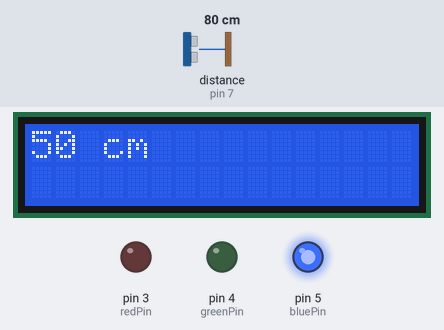
The sketch below on a simulated Arduino Uno, built with avr-gcc and run on an emulated ATmega328P. Parts: 16×2 character LCD, output pins drawn as LEDs (lit = HIGH). The test bench sets the inputs (shaded band); at power-on: distance to the obstacle (sensor on pin 7) 80 cm. The echo pulse lasts 58.3 µs per cm.

Above: at 1.2 s.
1.3 s: distance to the obstacle (sensor on pin 7) set to 36 cm
At 2.5 s:
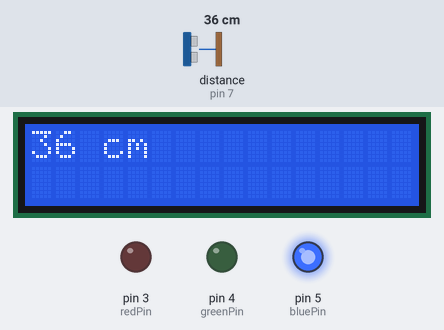
2.8 s: distance to the obstacle (sensor on pin 7) set to 30 cm
At 4.0 s:
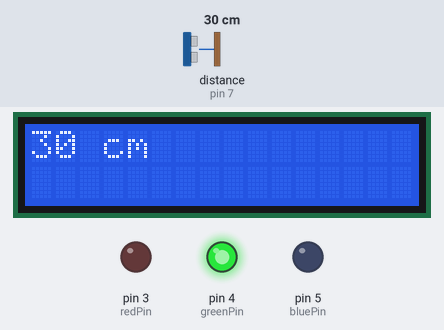
4.3 s: distance to the obstacle (sensor on pin 7) set to 17 cm
At 5.2 s:
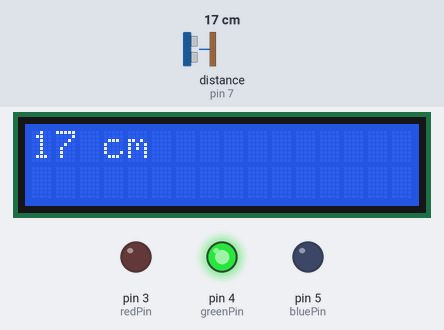
5.8 s: distance to the obstacle (sensor on pin 7) set to 14 cm
At 6.2 s:
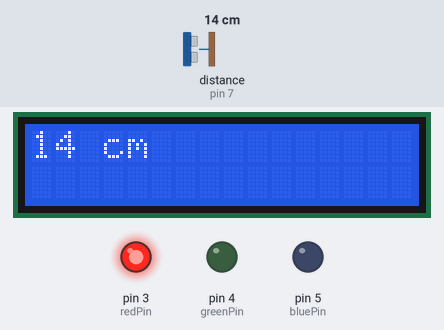
7.3 s: distance to the obstacle (sensor on pin 7) set to 60 cm
At 8.3 s:
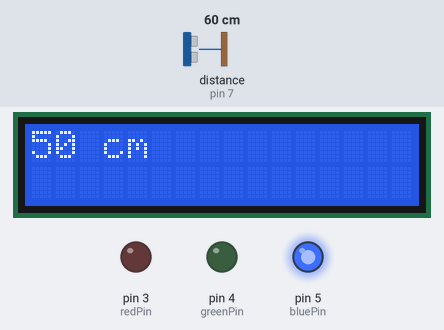
Timing chart, 0 to 9.8 s (numbered marks = the images above; inputs shaded):
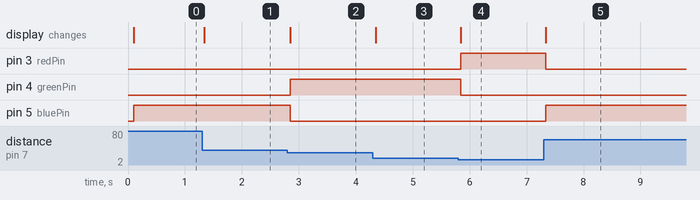

The sketch:

Sonar_Code.ino
```cpp
#include "SR04.h"
#define trigPin 7
#define echoPin 6
#include <Wire.h>
#include <LiquidCrystal_I2C.h>
LiquidCrystal_I2C lcd(0x27, 16, 2);
SR04 sr04 = SR04(echoPin, trigPin);

long distance;

const int redPin = 3;
const int greenPin = 4;
const int bluePin = 5;

void setup() {
  pinMode(redPin, OUTPUT);
  pinMode(greenPin, OUTPUT);
  pinMode(bluePin, OUTPUT);

  lcd.init();
  lcd.backlight();

  Serial.begin(9600);
}

void loop() {
  distance = sr04.Distance();
  distance = clamp(distance, 0, 50);
  //printToScreen(distance);
  lcd.setCursor(0, 0);
  lcd.print(distance);
  lcd.print(" cm  ");
  checkDistance(distance);
}

int clamp(int VAL, int min, int max){
    if(VAL <= min) {
    VAL = min;
    } else if(VAL >= max) {
    VAL = max;
    }
    return VAL;
}

void checkDistance(long distance) {
  if (distance >= 0 && distance <= 15) {
    Red(255);
  } else if (distance >= 16 && distance < 33) {
    Green(255);
  } else {
    Blue(255);
  }
}

void printToScreen(long TARGET) {
  Serial.print(TARGET);
  Serial.println(" cm");
}

void Red(int VAL) {
  analogWrite(redPin, VAL);
  analogWrite(greenPin, 0);
  analogWrite(bluePin, 0);
}
void Green(int VAL) {
  analogWrite(redPin, 0);
  analogWrite(greenPin, VAL);
  analogWrite(bluePin, 0);
}
void Blue(int VAL) {
  analogWrite(redPin, 0);
  analogWrite(greenPin, 0);
  analogWrite(bluePin, VAL);
}
```

Measured:
- the behaviour switches between 33 and 32 cm on distance to the obstacle (sensor on pin 7) (found by bisection; images 1 and 2)
- the behaviour switches between 16 and 15 cm on distance to the obstacle (sensor on pin 7) (found by bisection; images 3 and 4)
- after the input at 1.3 s, the display: changes at once (image 1)
- after the input at 2.8 s, pin 4 (greenPin): LOW → HIGH after 0.05 s; pin 5 (bluePin): HIGH → LOW after 0.05 s; the display: changes after 0.05 s (image 2)
- after the input at 4.3 s, the display: changes after 0.05 s (image 3)
- after the input at 5.8 s, pin 3 (redPin): LOW → HIGH after 0.05 s; pin 4 (greenPin): HIGH → LOW after 0.05 s; the display: changes after 0.05 s (image 4)
- after the input at 7.3 s, pin 3 (redPin): HIGH → LOW at once; pin 5 (bluePin): LOW → HIGH at once; the display: changes at once (image 5)
